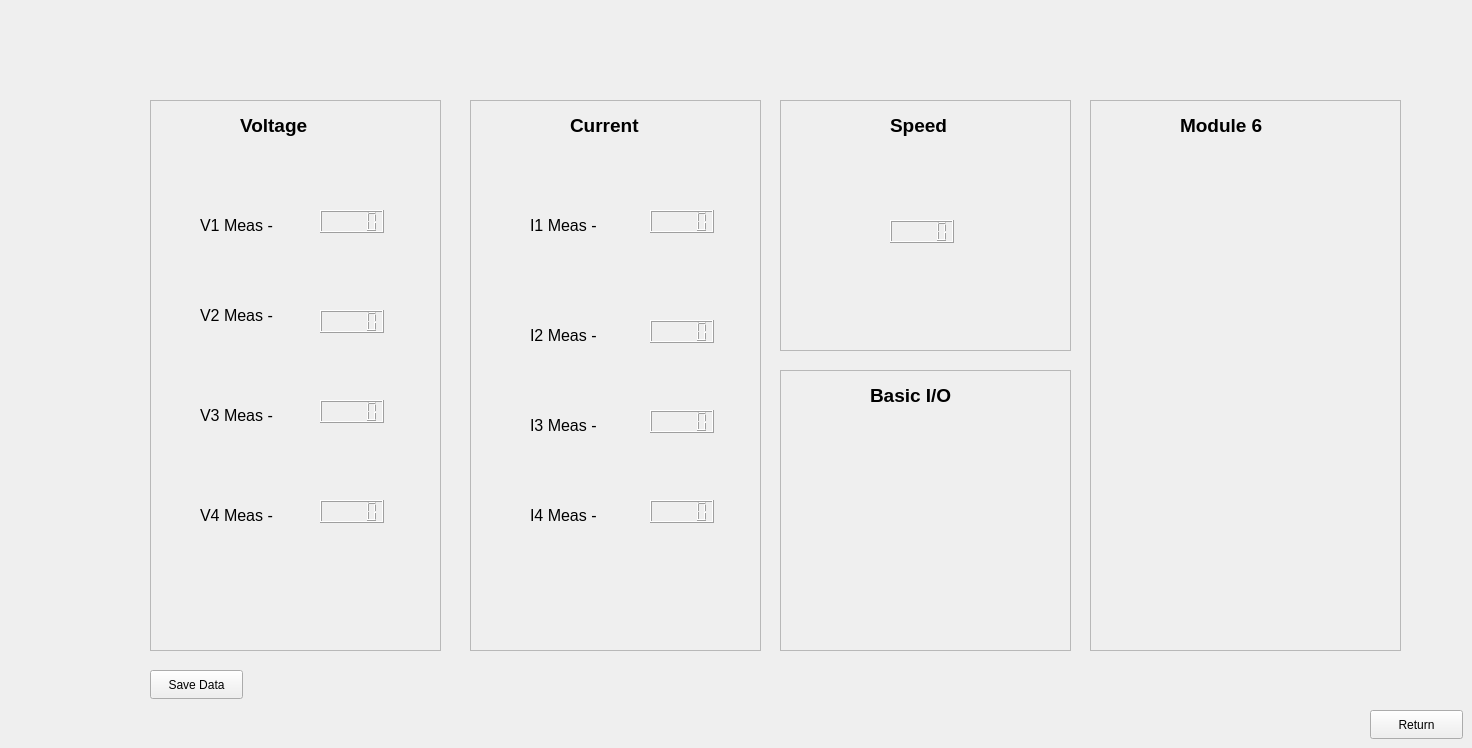
    <widget class="QWidget" name="CustomMeasPg">
     <widget class="QPushButton" name="pushButton_2">
      <property name="geometry">
       <rect>
        <x>1370</x>
        <y>710</y>
        <width>93</width>
        <height>29</height>
       </rect>
      </property>
      <property name="text">
       <string>Return</string>
      </property>
     </widget>
     <widget class="QFrame" name="VoltageMod">
      <property name="geometry">
       <rect>
        <x>150</x>
        <y>100</y>
        <width>291</width>
        <height>551</height>
       </rect>
      </property>
      <property name="styleSheet">
       <string notr="true"/>
      </property>
      <property name="frameShape">
       <enum>QFrame::Shape::StyledPanel</enum>
      </property>
      <property name="frameShadow">
       <enum>QFrame::Shadow::Raised</enum>
      </property>
      <widget class="QLabel" name="label">
       <property name="geometry">
        <rect>
         <x>90</x>
         <y>10</y>
         <width>91</width>
         <height>31</height>
        </rect>
       </property>
       <property name="font">
        <font>
         <pointsize>14</pointsize>
         <bold>true</bold>
        </font>
       </property>
       <property name="text">
        <string>Voltage</string>
       </property>
      </widget>
      <widget class="QLCDNumber" name="V1">
       <property name="geometry">
        <rect>
         <x>170</x>
         <y>110</y>
         <width>64</width>
         <height>23</height>
        </rect>
       </property>
      </widget>
      <widget class="QLCDNumber" name="V2">
       <property name="geometry">
        <rect>
         <x>170</x>
         <y>210</y>
         <width>64</width>
         <height>23</height>
        </rect>
       </property>
      </widget>
      <widget class="QLCDNumber" name="V3">
       <property name="geometry">
        <rect>
         <x>170</x>
         <y>300</y>
         <width>64</width>
         <height>23</height>
        </rect>
       </property>
      </widget>
      <widget class="QLCDNumber" name="V4">
       <property name="geometry">
        <rect>
         <x>170</x>
         <y>400</y>
         <width>64</width>
         <height>23</height>
        </rect>
       </property>
      </widget>
      <widget class="QLabel" name="label_5">
       <property name="geometry">
        <rect>
         <x>50</x>
         <y>110</y>
         <width>91</width>
         <height>31</height>
        </rect>
       </property>
       <property name="font">
        <font>
         <pointsize>12</pointsize>
         <bold>false</bold>
        </font>
       </property>
       <property name="text">
        <string>V1 Meas - </string>
       </property>
      </widget>
      <widget class="QLabel" name="label_6">
       <property name="geometry">
        <rect>
         <x>50</x>
         <y>200</y>
         <width>91</width>
         <height>31</height>
        </rect>
       </property>
       <property name="font">
        <font>
         <pointsize>12</pointsize>
         <bold>false</bold>
        </font>
       </property>
       <property name="text">
        <string>V2 Meas - </string>
       </property>
      </widget>
      <widget class="QLabel" name="label_7">
       <property name="geometry">
        <rect>
         <x>50</x>
         <y>300</y>
         <width>91</width>
         <height>31</height>
        </rect>
       </property>
       <property name="font">
        <font>
         <pointsize>12</pointsize>
         <bold>false</bold>
        </font>
       </property>
       <property name="text">
        <string>V3 Meas - </string>
       </property>
      </widget>
      <widget class="QLabel" name="label_8">
       <property name="geometry">
        <rect>
         <x>50</x>
         <y>400</y>
         <width>91</width>
         <height>31</height>
        </rect>
       </property>
       <property name="font">
        <font>
         <pointsize>12</pointsize>
         <bold>false</bold>
        </font>
       </property>
       <property name="text">
        <string>V4 Meas - </string>
       </property>
      </widget>
     </widget>
     <widget class="QFrame" name="CurrentMod">
      <property name="geometry">
       <rect>
        <x>470</x>
        <y>100</y>
        <width>291</width>
        <height>551</height>
       </rect>
      </property>
      <property name="styleSheet">
       <string notr="true"/>
      </property>
      <property name="frameShape">
       <enum>QFrame::Shape::StyledPanel</enum>
      </property>
      <property name="frameShadow">
       <enum>QFrame::Shadow::Raised</enum>
      </property>
      <widget class="QLabel" name="label_2">
       <property name="geometry">
        <rect>
         <x>100</x>
         <y>10</y>
         <width>91</width>
         <height>31</height>
        </rect>
       </property>
       <property name="font">
        <font>
         <pointsize>14</pointsize>
         <bold>true</bold>
        </font>
       </property>
       <property name="text">
        <string>Current</string>
       </property>
      </widget>
      <widget class="QLCDNumber" name="I1">
       <property name="geometry">
        <rect>
         <x>180</x>
         <y>110</y>
         <width>64</width>
         <height>23</height>
        </rect>
       </property>
      </widget>
      <widget class="QLCDNumber" name="I2">
       <property name="geometry">
        <rect>
         <x>180</x>
         <y>220</y>
         <width>64</width>
         <height>23</height>
        </rect>
       </property>
      </widget>
      <widget class="QLCDNumber" name="I3">
       <property name="geometry">
        <rect>
         <x>180</x>
         <y>310</y>
         <width>64</width>
         <height>23</height>
        </rect>
       </property>
      </widget>
      <widget class="QLCDNumber" name="I4">
       <property name="geometry">
        <rect>
         <x>180</x>
         <y>400</y>
         <width>64</width>
         <height>23</height>
        </rect>
       </property>
      </widget>
      <widget class="QLabel" name="label_9">
       <property name="geometry">
        <rect>
         <x>60</x>
         <y>110</y>
         <width>91</width>
         <height>31</height>
        </rect>
       </property>
       <property name="font">
        <font>
         <pointsize>12</pointsize>
         <bold>false</bold>
        </font>
       </property>
       <property name="text">
        <string>I1 Meas - </string>
       </property>
      </widget>
      <widget class="QLabel" name="label_10">
       <property name="geometry">
        <rect>
         <x>60</x>
         <y>220</y>
         <width>91</width>
         <height>31</height>
        </rect>
       </property>
       <property name="font">
        <font>
         <pointsize>12</pointsize>
         <bold>false</bold>
        </font>
       </property>
       <property name="text">
        <string>I2 Meas - </string>
       </property>
      </widget>
      <widget class="QLabel" name="label_11">
       <property name="geometry">
        <rect>
         <x>60</x>
         <y>310</y>
         <width>91</width>
         <height>31</height>
        </rect>
       </property>
       <property name="font">
        <font>
         <pointsize>12</pointsize>
         <bold>false</bold>
        </font>
       </property>
       <property name="text">
        <string>I3 Meas - </string>
       </property>
      </widget>
      <widget class="QLabel" name="label_12">
       <property name="geometry">
        <rect>
         <x>60</x>
         <y>400</y>
         <width>91</width>
         <height>31</height>
        </rect>
       </property>
       <property name="font">
        <font>
         <pointsize>12</pointsize>
         <bold>false</bold>
        </font>
       </property>
       <property name="text">
        <string>I4 Meas - </string>
       </property>
      </widget>
     </widget>
     <widget class="QFrame" name="SpeedMod">
      <property name="geometry">
       <rect>
        <x>780</x>
        <y>100</y>
        <width>291</width>
        <height>251</height>
       </rect>
      </property>
      <property name="styleSheet">
       <string notr="true"/>
      </property>
      <property name="frameShape">
       <enum>QFrame::Shape::StyledPanel</enum>
      </property>
      <property name="frameShadow">
       <enum>QFrame::Shadow::Raised</enum>
      </property>
      <widget class="QLabel" name="label_3">
       <property name="geometry">
        <rect>
         <x>110</x>
         <y>10</y>
         <width>71</width>
         <height>31</height>
        </rect>
       </property>
       <property name="font">
        <font>
         <pointsize>14</pointsize>
         <bold>true</bold>
        </font>
       </property>
       <property name="text">
        <string>Speed</string>
       </property>
      </widget>
      <widget class="QLCDNumber" name="lcdNumber">
       <property name="geometry">
        <rect>
         <x>110</x>
         <y>120</y>
         <width>64</width>
         <height>23</height>
        </rect>
       </property>
      </widget>
     </widget>
     <widget class="QFrame" name="BasicIOMod">
      <property name="geometry">
       <rect>
        <x>780</x>
        <y>370</y>
        <width>291</width>
        <height>281</height>
       </rect>
      </property>
      <property name="styleSheet">
       <string notr="true"/>
      </property>
      <property name="frameShape">
       <enum>QFrame::Shape::StyledPanel</enum>
      </property>
      <property name="frameShadow">
       <enum>QFrame::Shadow::Raised</enum>
      </property>
      <widget class="QLabel" name="label_4">
       <property name="geometry">
        <rect>
         <x>90</x>
         <y>10</y>
         <width>101</width>
         <height>31</height>
        </rect>
       </property>
       <property name="font">
        <font>
         <pointsize>14</pointsize>
         <bold>true</bold>
        </font>
       </property>
       <property name="text">
        <string>Basic I/O</string>
       </property>
      </widget>
     </widget>
     <widget class="QFrame" name="Mod">
      <property name="geometry">
       <rect>
        <x>1090</x>
        <y>100</y>
        <width>311</width>
        <height>551</height>
       </rect>
      </property>
      <property name="styleSheet">
       <string notr="true"/>
      </property>
      <property name="frameShape">
       <enum>QFrame::Shape::StyledPanel</enum>
      </property>
      <property name="frameShadow">
       <enum>QFrame::Shadow::Raised</enum>
      </property>
      <widget class="QLabel" name="label_15">
       <property name="geometry">
        <rect>
         <x>90</x>
         <y>10</y>
         <width>101</width>
         <height>31</height>
        </rect>
       </property>
       <property name="font">
        <font>
         <pointsize>14</pointsize>
         <bold>true</bold>
        </font>
       </property>
       <property name="text">
        <string>Module 6</string>
       </property>
      </widget>
     </widget>
     <widget class="QPushButton" name="dataSave1">
      <property name="geometry">
       <rect>
        <x>150</x>
        <y>670</y>
        <width>93</width>
        <height>29</height>
       </rect>
      </property>
      <property name="text">
       <string>Save Data</string>
      </property>
     </widget>
    </widget>
